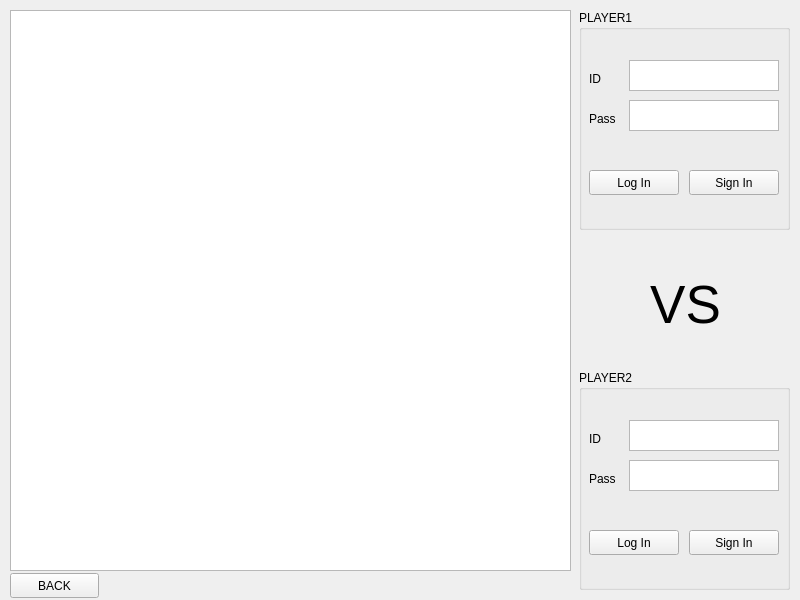
<?xml version="1.0" encoding="UTF-8"?>
<ui version="4.0">
 <class>TwoPlayer</class>
 <widget class="QWidget" name="TwoPlayer">
  <property name="geometry">
   <rect>
    <x>0</x>
    <y>0</y>
    <width>800</width>
    <height>600</height>
   </rect>
  </property>
  <property name="windowTitle">
   <string>Form</string>
  </property>
  <widget class="QTableView" name="tableBoard">
   <property name="geometry">
    <rect>
     <x>10</x>
     <y>10</y>
     <width>561</width>
     <height>561</height>
    </rect>
   </property>
  </widget>
  <widget class="QGroupBox" name="groupBox">
   <property name="geometry">
    <rect>
     <x>579</x>
     <y>10</y>
     <width>211</width>
     <height>220</height>
    </rect>
   </property>
   <property name="title">
    <string>PLAYER1</string>
   </property>
   <widget class="QLabel" name="lID1">
    <property name="geometry">
     <rect>
      <x>10</x>
      <y>60</y>
      <width>31</width>
      <height>17</height>
     </rect>
    </property>
    <property name="text">
     <string>ID</string>
    </property>
    <property name="alignment">
     <set>Qt::AlignLeading|Qt::AlignLeft|Qt::AlignVCenter</set>
    </property>
   </widget>
   <widget class="QPlainTextEdit" name="txtID1">
    <property name="geometry">
     <rect>
      <x>50</x>
      <y>50</y>
      <width>150</width>
      <height>31</height>
     </rect>
    </property>
   </widget>
   <widget class="QLabel" name="lPass1">
    <property name="geometry">
     <rect>
      <x>10</x>
      <y>100</y>
      <width>31</width>
      <height>17</height>
     </rect>
    </property>
    <property name="text">
     <string>Pass</string>
    </property>
    <property name="alignment">
     <set>Qt::AlignLeading|Qt::AlignLeft|Qt::AlignVCenter</set>
    </property>
   </widget>
   <widget class="QPlainTextEdit" name="txtPass1">
    <property name="geometry">
     <rect>
      <x>50</x>
      <y>90</y>
      <width>150</width>
      <height>31</height>
     </rect>
    </property>
   </widget>
   <widget class="QPushButton" name="pBtLogin">
    <property name="geometry">
     <rect>
      <x>10</x>
      <y>160</y>
      <width>90</width>
      <height>25</height>
     </rect>
    </property>
    <property name="text">
     <string>Log In</string>
    </property>
   </widget>
   <widget class="QPushButton" name="pBtSignin">
    <property name="geometry">
     <rect>
      <x>110</x>
      <y>160</y>
      <width>90</width>
      <height>25</height>
     </rect>
    </property>
    <property name="text">
     <string>Sign In</string>
    </property>
   </widget>
  </widget>
  <widget class="QGroupBox" name="groupBox_2">
   <property name="geometry">
    <rect>
     <x>579</x>
     <y>370</y>
     <width>211</width>
     <height>220</height>
    </rect>
   </property>
   <property name="title">
    <string>PLAYER2</string>
   </property>
   <widget class="QLabel" name="lPass2">
    <property name="geometry">
     <rect>
      <x>10</x>
      <y>100</y>
      <width>31</width>
      <height>17</height>
     </rect>
    </property>
    <property name="text">
     <string>Pass</string>
    </property>
    <property name="alignment">
     <set>Qt::AlignLeading|Qt::AlignLeft|Qt::AlignVCenter</set>
    </property>
   </widget>
   <widget class="QLabel" name="lID2">
    <property name="geometry">
     <rect>
      <x>10</x>
      <y>60</y>
      <width>31</width>
      <height>17</height>
     </rect>
    </property>
    <property name="text">
     <string>ID</string>
    </property>
    <property name="alignment">
     <set>Qt::AlignLeading|Qt::AlignLeft|Qt::AlignVCenter</set>
    </property>
   </widget>
   <widget class="QPushButton" name="pBtLogin_2">
    <property name="geometry">
     <rect>
      <x>10</x>
      <y>160</y>
      <width>90</width>
      <height>25</height>
     </rect>
    </property>
    <property name="text">
     <string>Log In</string>
    </property>
   </widget>
   <widget class="QPlainTextEdit" name="txtID2">
    <property name="geometry">
     <rect>
      <x>50</x>
      <y>50</y>
      <width>150</width>
      <height>31</height>
     </rect>
    </property>
   </widget>
   <widget class="QPushButton" name="pBtSignin_2">
    <property name="geometry">
     <rect>
      <x>110</x>
      <y>160</y>
      <width>90</width>
      <height>25</height>
     </rect>
    </property>
    <property name="text">
     <string>Sign In</string>
    </property>
   </widget>
   <widget class="QPlainTextEdit" name="txtPass2">
    <property name="geometry">
     <rect>
      <x>50</x>
      <y>90</y>
      <width>150</width>
      <height>31</height>
     </rect>
    </property>
   </widget>
  </widget>
  <widget class="QLabel" name="lVS">
   <property name="geometry">
    <rect>
     <x>580</x>
     <y>269</y>
     <width>211</width>
     <height>71</height>
    </rect>
   </property>
   <property name="font">
    <font>
     <pointsize>40</pointsize>
    </font>
   </property>
   <property name="text">
    <string>VS</string>
   </property>
   <property name="alignment">
    <set>Qt::AlignCenter</set>
   </property>
  </widget>
  <widget class="QPushButton" name="pBtBack">
   <property name="geometry">
    <rect>
     <x>10</x>
     <y>573</y>
     <width>89</width>
     <height>25</height>
    </rect>
   </property>
   <property name="text">
    <string>BACK</string>
   </property>
  </widget>
 </widget>
 <resources/>
 <connections/>
</ui>
